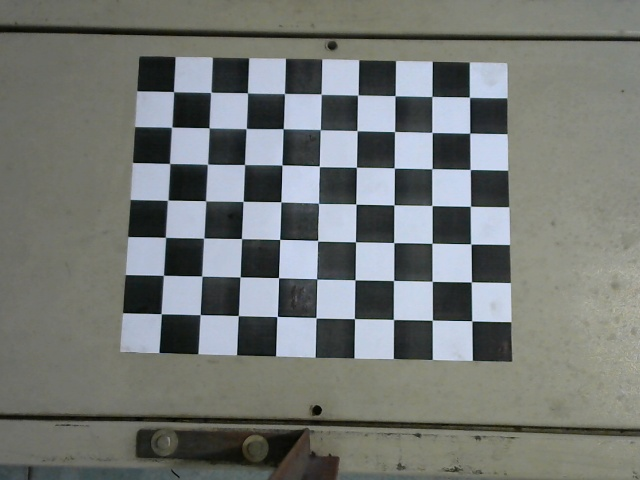
#> input picture raw_images/image36.jpg, 640 x 480 px
$ python 2Dto3D.py
#> lines starting #> are read from the running program, lines starting #| are printed output that depends on the picture; after the words box and inside, x2 and y2 are one past the last pixel; in counts of white or black regions, pixels touching at a corner belong together
#################################################################
#                                                               #
#            Image plane to Real World mapping                  #
#                                                               #
#################################################################
import  yaml
import numpy as np
import cv2 as cv

# get the camera matrix from the yaml file
with open('./LogitechC310.yaml', 'r') as stream:
    try:
        calib_params = yaml.safe_load(stream)
    except yaml.YAMLError as exc:
        print(exc)

# read the image
img = cv.imread("./raw_images/image36.jpg")
#> img is the input picture: shape (480, 640, 3); mean B, G, R 116.8, 119.9, 116.2
h,  w = img.shape[:2]
#> h = 480; w = 640

# extract camera matrix and distortion coefficients from yaaml file
mtx = np.array(calib_params['mtx']).reshape(3,3)
dist = np.array(calib_params['dist']).reshape(1,5)

# get the new camera matrix
newcameramtx, roi = cv.getOptimalNewCameraMatrix(mtx, dist, (w,h), 1, (w,h))
#> roi = (8, 9, 624, 463)

# undistort the image
dst = cv.undistort(img, mtx, dist, None, newcameramtx)
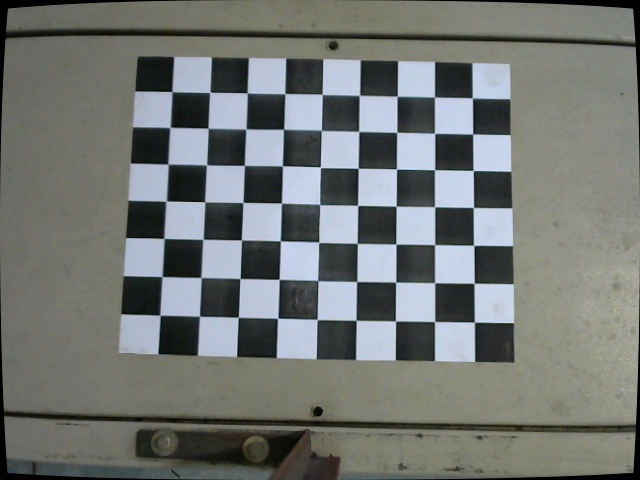
#> dst: shape (480, 640, 3); mean B, G, R 115.2, 118.1, 114.4

# Convert to grayscale
gray = cv.cvtColor(dst, cv.COLOR_BGR2GRAY)
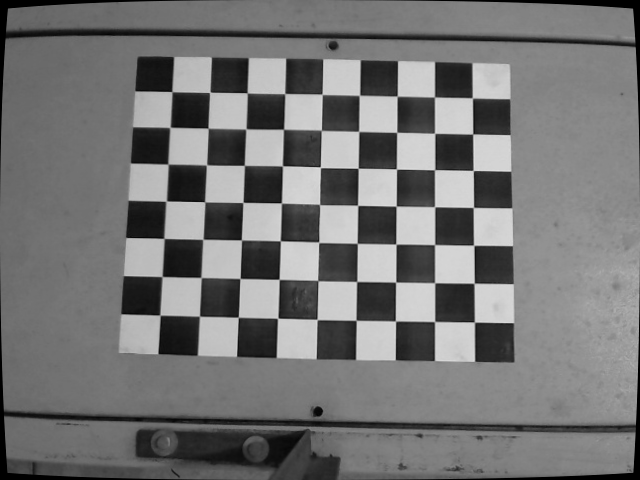
#> gray: shape (480, 640); min 0, max 224, mean 116.7

# Find the chess board corners
PatternSize = (9,7)
WindowSize = (5,5) # Half of the side length of the search window for cornerSubPix()
TerminationCriteria = (cv.TERM_CRITERIA_EPS + cv.TERM_CRITERIA_MAX_ITER, 30, 0.001) # termination criteria for cornerSubPix()
ret, corners = cv.findChessboardCorners(gray, PatternSize, cv.CALIB_CB_ADAPTIVE_THRESH + cv.CALIB_CB_FAST_CHECK + cv.CALIB_CB_NORMALIZE_IMAGE)
#> ret = True; corners = 63 rows, first 8: [172.1, 91.49], [210.2, 92.23], [247.2, 92.78], [284.6, 93.42], [322, 94.06], [359.4, 95.08], [397.4, 96.06], [434.5, 96.97]

assert ret == True

# refining pixel coordinates for given 2d points.
corners2 = cv.cornerSubPix(gray, corners, WindowSize, (-1,-1), TerminationCriteria)
#> corners2 = 63 rows, first 8: [171.9, 91.64], [209.8, 92.33], [247.2, 92.81], [284.8, 93.6], [322.2, 94.31], [359.4, 95.36], [397.2, 96.16], [434.5, 96.93]

# Draw and display the corners
img = cv.drawChessboardCorners(img, PatternSize, corners2, ret)
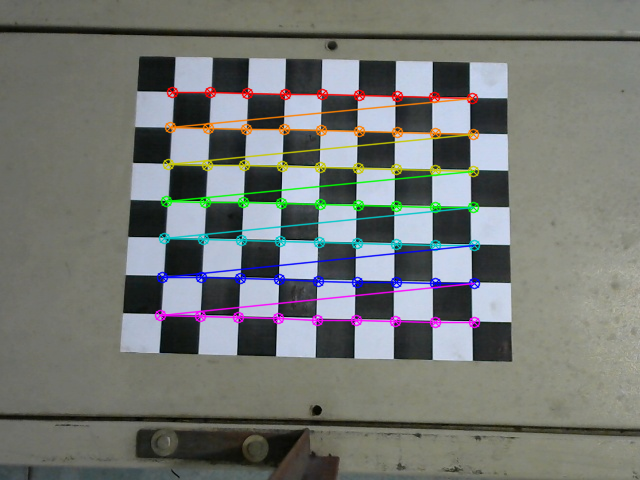
#> img: shape (480, 640, 3); 5.43% of pixels changed, all inside (x1, y1, x2, y2) = (154, 86, 481, 329)
# cv.imshow('Image', img)
# cv.waitKey(0)

# read the _3Dto2Dtransformation from the yaml file
with open('./transformations_image36.yaml', 'r') as stream2:
    try:
        transform_params = yaml.safe_load(stream2)
    except yaml.YAMLError as exc:
        print(exc)

_3Dto2Dtransformation = np.array(transform_params['_3Dto2Dtransformation']).reshape(3,4)

# get the shape of _3Dto2Dtransformation (projection matrix)
print("_3Dto2Dtransformation shape: ", _3Dto2Dtransformation.shape)

# Doucmentaion: page 5 of https://engineering.purdue.edu/kak/computervision/ECE661Folder/Lecture17.pdf
# projection matrix is a 3x4 matrix: therefore inverse can not be found.
# Therefore, we need to find the pseudo inverse of the projection matrix.

matrix2 =   _3Dto2Dtransformation @ _3Dto2Dtransformation.T
# get the inverse of the matrix2
matrix2_inv = np.linalg.inv(matrix2)
# get the pseudo inverse of the _3Dto2Dtransformation
_3Dto2Dtransformation_pseudo_inv =  _3Dto2Dtransformation.T @ matrix2_inv

## scale
scale = 656.31453705 # (Z in mm distance along the principal axis from the camera coord system's origin to the object plane.)

for i in range(len(corners2)):
    print("Point: {}".format(i+1))
    homogeneous_image_coord = np.array([corners2[i][0][0], corners2[i][0][1], 1]).astype(np.int16)
    print("Homogeneous Image Coord in pixels: ", homogeneous_image_coord)

    # multiply with the scaling factor lambda
    homogeneous_image_coord = homogeneous_image_coord * scale

    # multiply with the inverse of matrix 2
    homogeneous_real_coord = _3Dto2Dtransformation_pseudo_inv @ homogeneous_image_coord
    homogeneous_real_coord = np.round(homogeneous_real_coord/homogeneous_real_coord[3], decimals=2)

    # print the real world coordinates
    print("Real World Coordinates in mm: ", homogeneous_real_coord,"\n" ,'-'*80, "\n")
#> this loop made 63 passes
#> (homogeneous_image_coord, homogeneous_real_coord) on passes 1 to 12: ([112229.8, 59724.6, 656.3], [-0.12, -2.15, 0.49, 1]), ([137169.7, 60380.9, 656.3], [-1.97, 27.92, -5.05, 1]), ([162109.7, 60380.9, 656.3], [-4.61, 58.51, -10.4, 1]), ([186393.3, 61037.3, 656.3], [-6.45, 88.8, -15.98, 1]), ([211333.3, 61693.6, 656.3], [-8.41, 120.4, -21.8, 1]), ([235616.9, 62349.9, 656.3], [-10.32, 151.8, -27.57, 1]), ([260556.9, 63006.2, 656.3], [-12.34, 184.5, -33.6, 1]), ([284840.5, 63006.2, 656.3], [-15.11, 216.9, -39.28, 1]), ([309780.5, 63662.5, 656.3], [-17.21, 250.9, -45.51, 1]), ([110917.2, 83351.9, 656.3], [27.13, -4.08, -9.14, 1]), ([136513.4, 84008.3, 656.3], [25.44, 26.99, -14.94, 1]), ([160797.1, 84008.3, 656.3], [23.07, 56.98, -20.27, 1])
#> (printed output is left out)

$ run again, with raw_images/image0.jpg copied over raw_images/image36.jpg
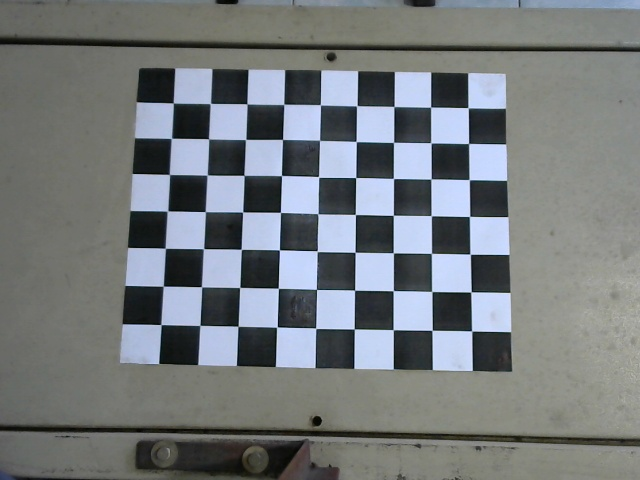
#> input picture raw_images/image0.jpg, 640 x 480 px
#> img is the input picture: shape (480, 640, 3); mean B, G, R 124.3, 121.9, 117.3
#> `gray = cv.cvtColor(dst, cv.COLOR_BGR2GRAY)`:
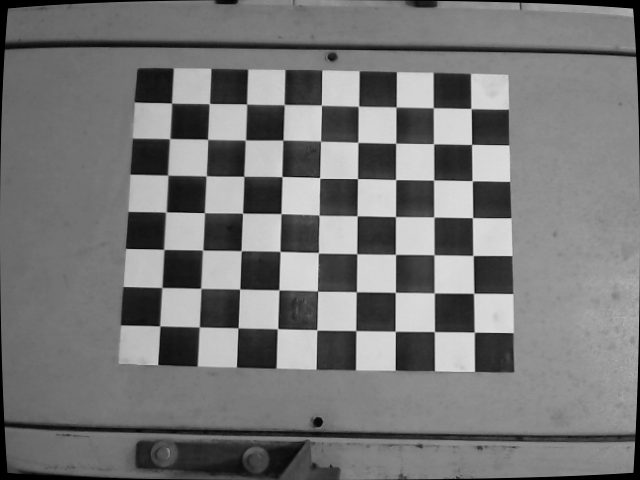
#> gray: shape (480, 640); min 0, max 225, mean 119
#> ret = True; corners = 63 rows, first 8: [173, 106], [209.2, 103.5], [246.5, 104], [284.2, 104.5], [321.5, 105], [358.3, 106], [396.3, 107.1], [433.3, 107.7]
#> corners2 = 63 rows, first 8: [171.6, 103.1], [209.4, 103.6], [246.6, 104], [284.2, 104.5], [321.4, 105.2], [358.5, 106.3], [396.2, 107.1], [433.3, 107.7]
#> `img = cv.drawChessboardCorners(img, PatternSize, corners2, ret)`:
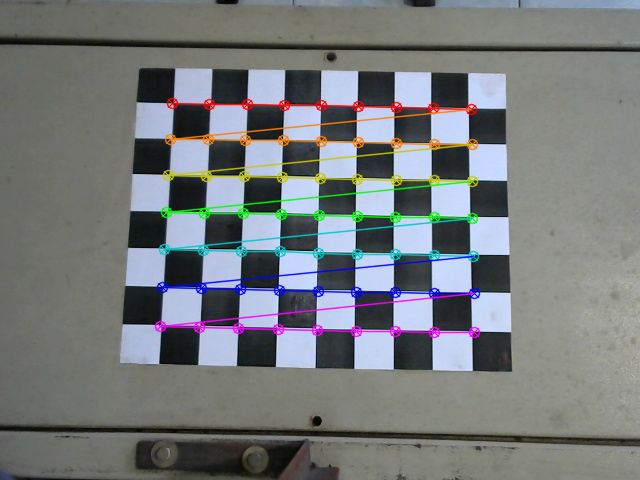
#> img: shape (480, 640, 3); 5.43% of pixels changed, all inside (x1, y1, x2, y2) = (154, 97, 481, 339)
#> the loop `for i in range(len(corners2)):` made 63 passes
#> (homogeneous_image_coord, homogeneous_real_coord) on passes 1 to 8: ([112229.8, 67600.4, 656.3], [8.88, -2.27, -2.8, 1]), ([137169.7, 67600.4, 656.3], [6.34, 27.88, -8.1, 1]), ([161453.4, 67600.4, 656.3], [3.84, 57.73, -13.34, 1]), ([186393.3, 68256.7, 656.3], [1.99, 88.9, -19.1, 1]), ([210677, 68913, 656.3], [0.18, 119.8, -24.82, 1]), ([234960.6, 69569.3, 656.3], [-1.67, 151.2, -30.63, 1]), ([259900.6, 70225.7, 656.3], [-3.61, 184, -36.69, 1]), ([284184.2, 70225.7, 656.3], [-6.32, 216.5, -42.41, 1])
#> (printed output is left out)

$ run again, with raw_images/image10.jpg copied over raw_images/image36.jpg
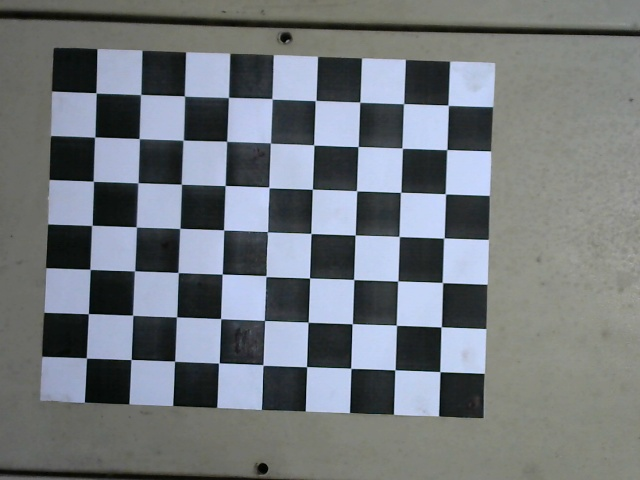
#> input picture raw_images/image10.jpg, 640 x 480 px
#> img is the input picture: shape (480, 640, 3); mean B, G, R 124.4, 119.8, 114.4
#> `gray = cv.cvtColor(dst, cv.COLOR_BGR2GRAY)`:
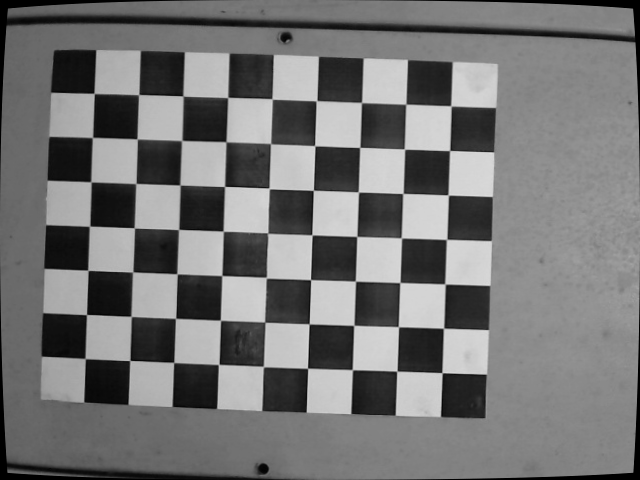
#> gray: shape (480, 640); min 0, max 222, mean 117
#> ret = True; corners = 63 rows, first 8: [94.2, 93.37], [138.6, 94.38], [182.8, 96.04], [227.7, 97.41], [271.9, 98.81], [316.6, 100.5], [361.5, 102.5], [405.7, 104.3]
#> corners2 = 63 rows, first 8: [94.14, 93.4], [138.6, 94.65], [182.9, 95.98], [227.7, 97.45], [272.1, 98.88], [316.5, 100.8], [361.5, 102.5], [405.8, 104.2]
#> `img = cv.drawChessboardCorners(img, PatternSize, corners2, ret)`:
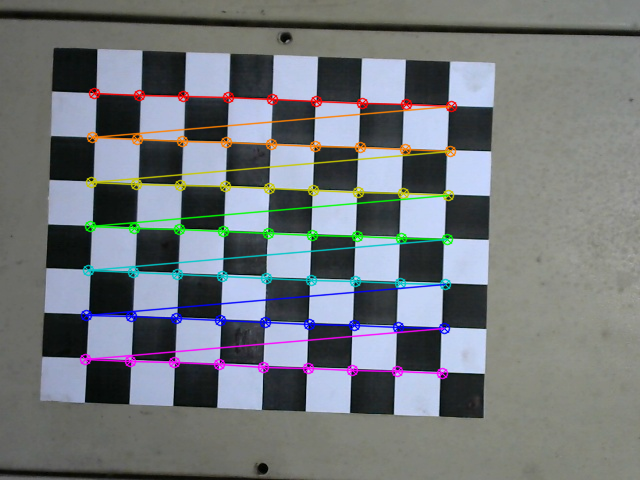
#> img: shape (480, 640, 3); 6.12% of pixels changed, all inside (x1, y1, x2, y2) = (79, 87, 458, 380)
#> the loop `for i in range(len(corners2)):` made 63 passes
#> (homogeneous_image_coord, homogeneous_real_coord) on passes 1 to 8: ([61693.6, 61037.3, 656.3], [6.5, -61.65, 10.35, 1]), ([90571.4, 61693.6, 656.3], [4.34, -27.91, 4.17, 1]), ([119449.2, 62349.9, 656.3], [2.13, 6.47, -2.12, 1]), ([148983.4, 63662.5, 656.3], [0.57, 42.35, -8.96, 1]), ([178517.6, 64318.8, 656.3], [-1.78, 78.96, -15.66, 1]), ([207395.4, 65631.5, 656.3], [-3.34, 115.5, -22.64, 1]), ([236929.5, 66944.1, 656.3], [-5.01, 153.7, -29.91, 1]), ([265807.4, 68256.7, 656.3], [-6.63, 191.8, -37.19, 1])
#> (printed output is left out)
